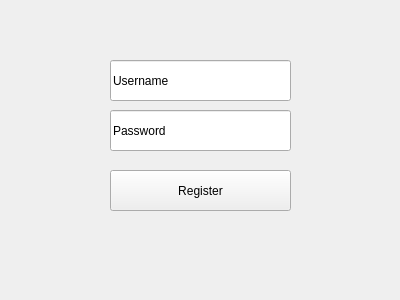
<?xml version="1.0" encoding="UTF-8"?>
<ui version="4.0">
 <class>register_2</class>
 <widget class="QWidget" name="register_2">
  <property name="geometry">
   <rect>
    <x>0</x>
    <y>0</y>
    <width>400</width>
    <height>300</height>
   </rect>
  </property>
  <property name="windowTitle">
   <string>Form</string>
  </property>
  <widget class="QPushButton" name="registerBtn">
   <property name="geometry">
    <rect>
     <x>110</x>
     <y>170</y>
     <width>181</width>
     <height>41</height>
    </rect>
   </property>
   <property name="text">
    <string>Register</string>
   </property>
  </widget>
  <widget class="QLineEdit" name="password">
   <property name="geometry">
    <rect>
     <x>110</x>
     <y>110</y>
     <width>181</width>
     <height>41</height>
    </rect>
   </property>
   <property name="text">
    <string>Password</string>
   </property>
   <property name="placeholderText">
    <string>Username</string>
   </property>
  </widget>
  <widget class="QLineEdit" name="username">
   <property name="geometry">
    <rect>
     <x>110</x>
     <y>60</y>
     <width>181</width>
     <height>41</height>
    </rect>
   </property>
   <property name="text">
    <string>Username</string>
   </property>
   <property name="placeholderText">
    <string>Username</string>
   </property>
  </widget>
 </widget>
 <resources/>
 <connections/>
</ui>
